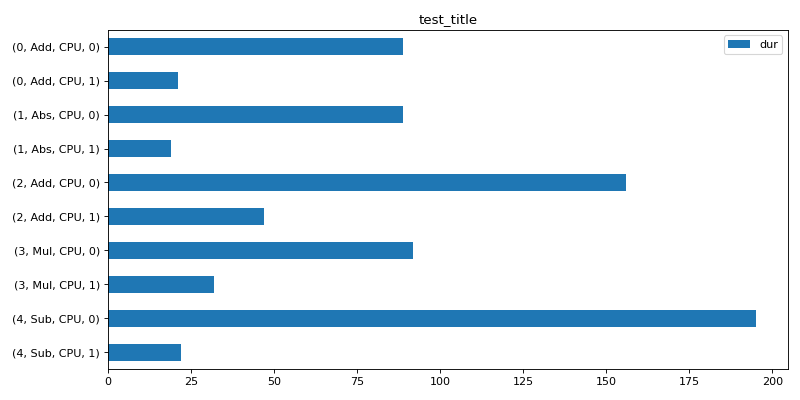

This figure's Python source:
import numpy as np
from onnx import TensorProto
from onnx.checker import check_model
from onnx.helper import (
    make_model,
    make_graph,
    make_node,
    make_opsetid,
    make_tensor_value_info,
)
from onnx.numpy_helper import from_array
from onnxruntime import InferenceSession, SessionOptions
import matplotlib.pyplot as plt
from onnx_extended.tools.js_profile import (
    js_profile_to_dataframe,
    plot_ort_profile,
    _process_shape,
)

def get_model():
    model_def0 = make_model(
        make_graph(
            [
                make_node("Add", ["X", "init1"], ["X1"]),
                make_node("Abs", ["X"], ["X2"]),
                make_node("Add", ["X", "init3"], ["inter"]),
                make_node("Mul", ["X1", "inter"], ["Xm"]),
                make_node("Sub", ["X2", "Xm"], ["final"]),
            ],
            "test",
            [make_tensor_value_info("X", TensorProto.FLOAT, [None])],
            [make_tensor_value_info("final", TensorProto.FLOAT, [None])],
            [
                from_array(np.array([1], dtype=np.float32), name="init1"),
                from_array(np.array([3], dtype=np.float32), name="init3"),
            ],
        ),
        opset_imports=[make_opsetid("", 18)],
    )
    check_model(model_def0)
    return model_def0

sess_options = SessionOptions()
sess_options.enable_profiling = True
sess = InferenceSession(
    get_model().SerializeToString(),
    sess_options,
    providers=["CPUExecutionProvider"],
)
for _ in range(11):
    sess.run(None, dict(X=np.arange(10).astype(np.float32)))
prof = sess.end_profiling()

df = js_profile_to_dataframe(prof, first_it_out=True, agg=True)
print(df.head())

fig, ax = plt.subplots(1, 1, figsize=(10, 5))
plot_ort_profile(df, ax, title="test_title")
fig.tight_layout()
